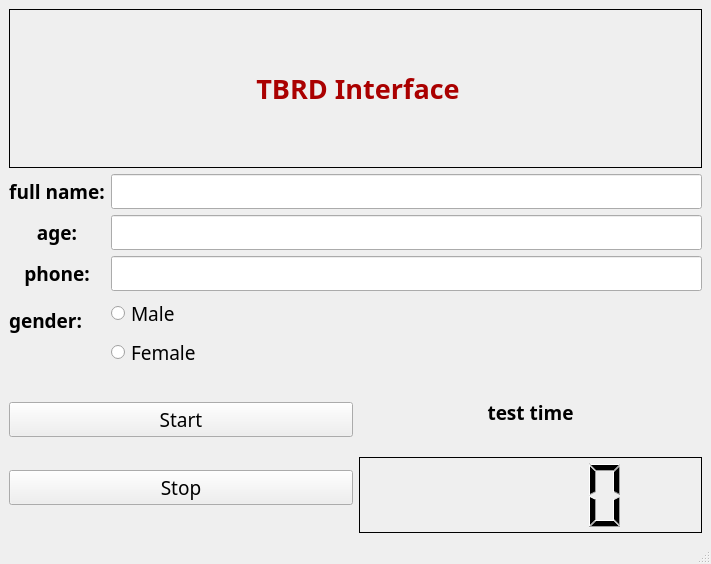
<?xml version="1.0" encoding="UTF-8"?>
<ui version="4.0">
 <class>TBRD</class>
 <widget class="QMainWindow" name="TBRD">
  <property name="windowModality">
   <enum>Qt::NonModal</enum>
  </property>
  <property name="enabled">
   <bool>true</bool>
  </property>
  <property name="geometry">
   <rect>
    <x>0</x>
    <y>0</y>
    <width>711</width>
    <height>564</height>
   </rect>
  </property>
  <property name="sizePolicy">
   <sizepolicy hsizetype="Fixed" vsizetype="Fixed">
    <horstretch>0</horstretch>
    <verstretch>0</verstretch>
   </sizepolicy>
  </property>
  <property name="mouseTracking">
   <bool>false</bool>
  </property>
  <property name="windowTitle">
   <string>MainWindow</string>
  </property>
  <property name="toolButtonStyle">
   <enum>Qt::ToolButtonIconOnly</enum>
  </property>
  <widget class="QWidget" name="centralwidget">
   <layout class="QVBoxLayout" name="verticalLayout_6">
    <item>
     <widget class="QLabel" name="title">
      <property name="font">
       <font>
        <family>Dutch801 Rm BT</family>
        <pointsize>14</pointsize>
       </font>
      </property>
      <property name="frameShape">
       <enum>QFrame::Panel</enum>
      </property>
      <property name="midLineWidth">
       <number>0</number>
      </property>
      <property name="text">
       <string>&lt;html&gt;&lt;head/&gt;&lt;body&gt;&lt;p align=&quot;center&quot;&gt;&lt;span style=&quot; font-size:20pt; font-weight:600; color:#aa0000;&quot;&gt;TBRD Interface&lt;/span&gt;&lt;/p&gt;&lt;/body&gt;&lt;/html&gt;</string>
      </property>
      <property name="scaledContents">
       <bool>false</bool>
      </property>
     </widget>
    </item>
    <item>
     <layout class="QFormLayout" name="formLayout_2">
      <item row="0" column="0">
       <layout class="QVBoxLayout" name="verticalLayout_4">
        <item>
         <widget class="QLabel" name="name_title">
          <property name="font">
           <font>
            <family>Dutch801 Rm BT</family>
            <pointsize>14</pointsize>
           </font>
          </property>
          <property name="text">
           <string>&lt;html&gt;&lt;head/&gt;&lt;body&gt;&lt;p align=&quot;center&quot;&gt;&lt;span style=&quot; font-weight:600;&quot;&gt;full name:&lt;/span&gt;&lt;/p&gt;&lt;/body&gt;&lt;/html&gt;</string>
          </property>
         </widget>
        </item>
        <item>
         <widget class="QLabel" name="age_title">
          <property name="font">
           <font>
            <family>Dutch801 Rm BT</family>
            <pointsize>14</pointsize>
           </font>
          </property>
          <property name="text">
           <string>&lt;html&gt;&lt;head/&gt;&lt;body&gt;&lt;p align=&quot;center&quot;&gt;&lt;span style=&quot; font-weight:600;&quot;&gt;age:&lt;/span&gt;&lt;/p&gt;&lt;/body&gt;&lt;/html&gt;</string>
          </property>
         </widget>
        </item>
        <item>
         <widget class="QLabel" name="phone_title">
          <property name="font">
           <font>
            <family>Dutch801 Rm BT</family>
            <pointsize>14</pointsize>
           </font>
          </property>
          <property name="text">
           <string>&lt;html&gt;&lt;head/&gt;&lt;body&gt;&lt;p align=&quot;center&quot;&gt;&lt;span style=&quot; font-weight:600;&quot;&gt;phone:&lt;/span&gt;&lt;/p&gt;&lt;/body&gt;&lt;/html&gt;</string>
          </property>
         </widget>
        </item>
       </layout>
      </item>
      <item row="0" column="1">
       <layout class="QVBoxLayout" name="verticalLayout_5">
        <item>
         <widget class="QLineEdit" name="fullname_txtbox">
          <property name="font">
           <font>
            <family>Dutch801 Rm BT</family>
            <pointsize>14</pointsize>
           </font>
          </property>
         </widget>
        </item>
        <item>
         <widget class="QLineEdit" name="age_txtbox">
          <property name="font">
           <font>
            <family>Dutch801 Rm BT</family>
            <pointsize>14</pointsize>
           </font>
          </property>
         </widget>
        </item>
        <item>
         <widget class="QLineEdit" name="phone_txtbox">
          <property name="font">
           <font>
            <family>Dutch801 Rm BT</family>
            <pointsize>14</pointsize>
           </font>
          </property>
         </widget>
        </item>
       </layout>
      </item>
      <item row="1" column="0">
       <widget class="QLabel" name="gender_title">
        <property name="font">
         <font>
          <family>Dutch801 Rm BT</family>
          <pointsize>14</pointsize>
         </font>
        </property>
        <property name="text">
         <string>&lt;html&gt;&lt;head/&gt;&lt;body&gt;&lt;p align=&quot;center&quot;&gt;&lt;span style=&quot; font-weight:600;&quot;&gt;gender:&lt;/span&gt;&lt;/p&gt;&lt;/body&gt;&lt;/html&gt;</string>
        </property>
       </widget>
      </item>
      <item row="1" column="1">
       <layout class="QVBoxLayout" name="verticalLayout_3">
        <item>
         <widget class="QRadioButton" name="male_radioButton">
          <property name="minimumSize">
           <size>
            <width>100</width>
            <height>27</height>
           </size>
          </property>
          <property name="font">
           <font>
            <family>Dutch801 Rm BT</family>
            <pointsize>14</pointsize>
           </font>
          </property>
          <property name="text">
           <string>Male</string>
          </property>
         </widget>
        </item>
        <item>
         <widget class="QRadioButton" name="female_radioButton">
          <property name="font">
           <font>
            <family>Dutch801 Rm BT</family>
            <pointsize>14</pointsize>
           </font>
          </property>
          <property name="text">
           <string>Female</string>
          </property>
         </widget>
        </item>
       </layout>
      </item>
     </layout>
    </item>
    <item>
     <layout class="QHBoxLayout" name="horizontalLayout">
      <item>
       <layout class="QVBoxLayout" name="verticalLayout_2">
        <item>
         <widget class="QPushButton" name="start_btn">
          <property name="font">
           <font>
            <family>Dutch801 Rm BT</family>
            <pointsize>14</pointsize>
           </font>
          </property>
          <property name="text">
           <string>Start</string>
          </property>
         </widget>
        </item>
        <item>
         <widget class="QPushButton" name="stop_btn">
          <property name="font">
           <font>
            <family>Dutch801 Rm BT</family>
            <pointsize>14</pointsize>
           </font>
          </property>
          <property name="text">
           <string>Stop</string>
          </property>
         </widget>
        </item>
       </layout>
      </item>
      <item>
       <layout class="QVBoxLayout" name="verticalLayout">
        <item>
         <widget class="QLabel" name="test_time_title">
          <property name="font">
           <font>
            <family>Dutch801 Rm BT</family>
            <pointsize>14</pointsize>
           </font>
          </property>
          <property name="text">
           <string>&lt;html&gt;&lt;head/&gt;&lt;body&gt;&lt;p align=&quot;center&quot;&gt;&lt;span style=&quot; font-weight:600;&quot;&gt;test time&lt;/span&gt;&lt;/p&gt;&lt;/body&gt;&lt;/html&gt;</string>
          </property>
         </widget>
        </item>
        <item>
         <widget class="QLCDNumber" name="testtime_lcd">
          <property name="font">
           <font>
            <family>Dutch801 Rm BT</family>
            <pointsize>14</pointsize>
           </font>
          </property>
          <property name="frameShape">
           <enum>QFrame::Box</enum>
          </property>
          <property name="frameShadow">
           <enum>QFrame::Plain</enum>
          </property>
          <property name="smallDecimalPoint">
           <bool>false</bool>
          </property>
          <property name="segmentStyle">
           <enum>QLCDNumber::Filled</enum>
          </property>
         </widget>
        </item>
       </layout>
      </item>
     </layout>
    </item>
   </layout>
   <zorder>title</zorder>
   <zorder></zorder>
  </widget>
  <widget class="QMenuBar" name="menubar">
   <property name="geometry">
    <rect>
     <x>0</x>
     <y>0</y>
     <width>711</width>
     <height>25</height>
    </rect>
   </property>
  </widget>
  <widget class="QStatusBar" name="statusbar"/>
 </widget>
 <tabstops>
  <tabstop>fullname_txtbox</tabstop>
  <tabstop>start_btn</tabstop>
  <tabstop>male_radioButton</tabstop>
  <tabstop>female_radioButton</tabstop>
  <tabstop>age_txtbox</tabstop>
  <tabstop>phone_txtbox</tabstop>
  <tabstop>stop_btn</tabstop>
 </tabstops>
 <resources/>
 <connections/>
</ui>
